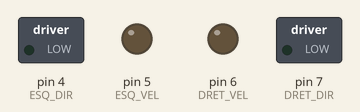
Bench run of a sketch on a simulated Arduino Uno, built with avr-gcc and run on an emulated ATmega328P. On the bench: switched loads named in the sketch (green lamp = pin HIGH), output pins drawn as LEDs (lit = HIGH).

Above: at 0.1 s.
At 2.6 s:
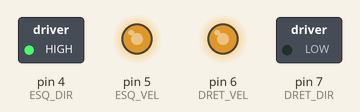
At 5.9 s:
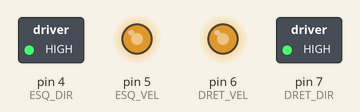
At 10.4 s:
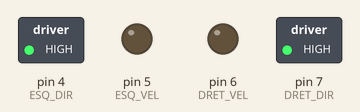
Timing chart, 0 to 11.9 s (numbered marks = the images above):
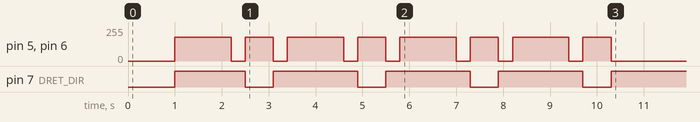

The sketch:

02_trajectoria_quadrat.ino
```cpp
/*
  SA7 - 02_trajectoria_quadrat.ino
  Recorre un quadrat: 4 vegades (endavant + gir de 90 graus).
  Cal CALIBRAR el temps de gir (T_GIR_90) perque el gir sigui de 90 graus reals.

  === PINS (AJUSTAR) ===
  Quan: S2 - modelatge
*/

const int ESQ_DIR = 4, ESQ_VEL = 5, DRET_DIR = 7, DRET_VEL = 6;
const int VEL = 180;

const int T_RECTE  = 1200;  // ms per avancar un costat (ajustar)
const int T_GIR_90 = 600;   // ms per girar 90 graus (CALIBRAR!)

void motors(int dE, int vE, int dD, int vD) {
  digitalWrite(ESQ_DIR, dE); analogWrite(ESQ_VEL, vE);
  digitalWrite(DRET_DIR, dD); analogWrite(DRET_VEL, vD);
}
void endavant()   { motors(HIGH, VEL, HIGH, VEL); }
void gira_dreta() { motors(HIGH, VEL, LOW, VEL); }
void atura()      { motors(HIGH, 0, HIGH, 0); }   // tot passa per motors()

void setup() {
  pinMode(ESQ_DIR, OUTPUT); pinMode(ESQ_VEL, OUTPUT);
  pinMode(DRET_DIR, OUTPUT); pinMode(DRET_VEL, OUTPUT);
  delay(1000);   // temps per deixar el robot a terra

  for (int costat = 0; costat < 4; costat++) {
    endavant();    delay(T_RECTE);
    atura();       delay(300);
    gira_dreta();  delay(T_GIR_90);
    atura();       delay(300);
  }
  atura();
}

void loop() {
  // El recorregut es fa una sola vegada al setup().
}
```
